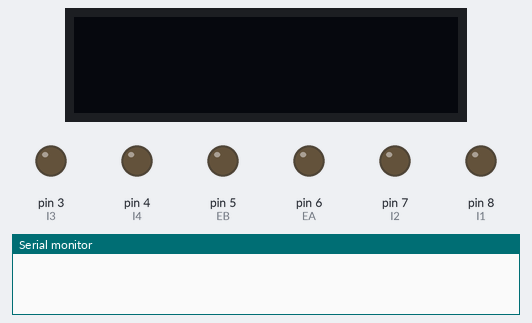
Recording of a sketch running on a simulated Arduino Uno, built with avr-gcc and run on an emulated ATmega328P. Shown: 128×32 one-colour display, output pins drawn as LEDs (lit = HIGH), the last lines printed to the serial monitor.

Above: at 0.1 s.
At 1.38 s:
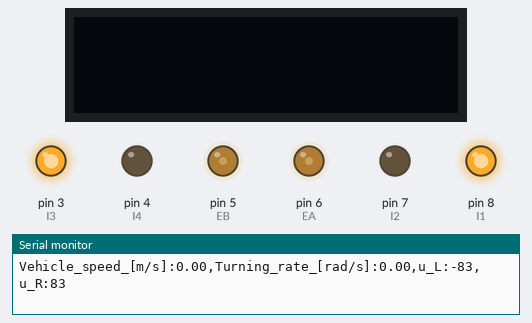
At 2.08 s:
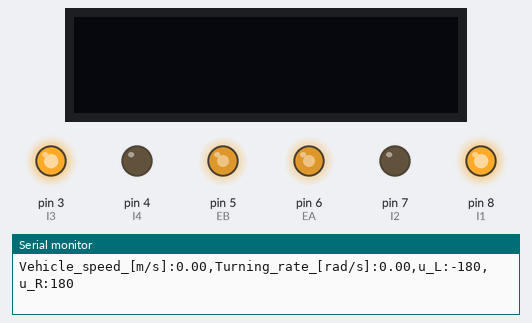
At 2.7 s:
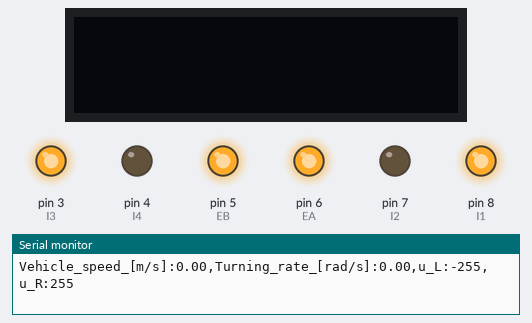
Timing chart, 0 to 4.2 s (numbered marks = the images above):
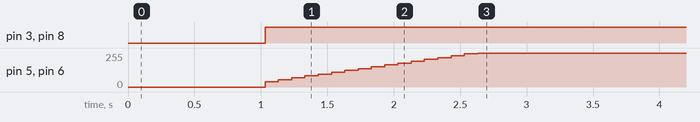

The sketch:

PI_Control.ino
```cpp
// (licence header left out)
// LIBRARIES
#include <SPI.h>
#include <Wire.h>
#include <Adafruit_GFX.h>
#include <Adafruit_SSD1306.h>
#include <String.h>

// OLED SCREEN SETUP
#define SCREEN_WIDTH 128     // OLED display width, in pixels
#define SCREEN_HEIGHT 32     // OLED display height, in pixels
#define OLED_RESET -1        // Reset pin # (or -1 if sharing Arduino reset pin)
#define SCREEN_ADDRESS 0x3C  ///< See datasheet for Address; 0x3D for 128x64, 0x3C for 128x32
Adafruit_SSD1306 display(SCREEN_WIDTH, SCREEN_HEIGHT, &Wire, OLED_RESET);

/* PIN CONNECTIONS */

// Left wheel PWM control
int EB = 5;  // Wheel PWM pin (must be a PWM pin)
int I3 = 3;  // Wheel direction digital pin 1
int I4 = 4;  // Wheel direction digital pin 2

// Right wheel PWM control
int EA = 6;  // Wheel PWM pin (must be a PWM pin)
int I1 = 8;  // Wheel direction digital pin 1
int I2 = 7;  // Wheel direction digital pin 2

// Left wheel encoder digital pins
const byte SIGNAL_AL = 11;  // green wire
const byte SIGNAL_BL = 12;  // yellow wire

// Right wheel encoder digital pins
const byte SIGNAL_AR = 9;   // green wire
const byte SIGNAL_BR = 10;  // yellow wire

/* USEFUL CONSTANTS */

// Encoder ticks per (motor) revolution (TPR)
const int TPR = 3000;

// Wheel radius [m]
const double RHO = 0.0625;

// Vehicle track [m]
const double ELL = 0.2775;

// Sampling interval for measurements in milliseconds
const int T = 100;

// Controller gains (use the same values for both wheels)
const double KP = 200.0;  // Proportional gain
const double KI = 100.0;  // Integral gain

/* VARIABLE DECLARATIONS */

// Motor PWM command variables [0-255]
short u_L = 0;
short u_R = 0;

// Counter to keep track of encoder ticks [integer]
volatile long encoder_ticks_L = 0;
volatile long encoder_ticks_R = 0;

// Variables to store estimated angular rates of wheels [rad/s]
double omega_L = 0.0;
double omega_R = 0.0;

// Variables to store estimated wheel speeds [m/s]
double v_L = 0.0;
double v_R = 0.0;

// Variables to store vehicle speed and turning rate
double v = 0.0;      // [m/s]
double omega = 0.0;  // [rad/s]

// Variables to store desired vehicle speed and turning rate
double v_d = 0.0;      // [m/s]
double omega_d = 0.0;  // [rad/s]

// Variable to store desired wheel speeds [m/s]
double v_Ld = 0.0;
double v_Rd = 0.0;

// Counters for milliseconds during interval
long t_now = 0;
long t_last = 0;

// Variables to store errors for controller
double e_L = 0.0;
double e_R = 0.0;
double e_Lint = 0.0;
double e_Rint = 0.0;

/* HELPER FUNCTIONS */

// This function applies PWM inputs (u_L and u_R) to the right and left wheels
void driveVehicle(short u_L, short u_R) {
  // LEFT WHEEL
  if (u_L < 0)  // If the controller calculated a negative input...
  {
    digitalWrite(I3, HIGH);  // Drive backward (left wheels)
    digitalWrite(I4, LOW);   // Drive backward (left wheels)

    analogWrite(EB, -u_L);  // Write left motors command
  } else                    // the controller calculated a positive input
  {
    digitalWrite(I3, LOW);   // Drive forward (left wheels)
    digitalWrite(I4, HIGH);  // Drive forward (left wheels)

    analogWrite(EB, u_L);  // Write left motors command
  }

  // RIGHT WHEEL
  if (u_R < 0)  // If the controller calculated a negative input...
  {
    digitalWrite(I1, LOW);   // Drive backward (right wheels)
    digitalWrite(I2, HIGH);  // Drive backward (right wheels)

    analogWrite(EA, -u_R);  // Write right motors command
  } else                    // the controller calculated a positive input
  {
    digitalWrite(I1, HIGH);  // Drive forward (right wheels)
    digitalWrite(I2, LOW);   // Drive forward (right wheels)

    analogWrite(EA, u_R);  // Write right motors command
  }
}

// This function is called when SIGNAL_AL (left encoder) goes HIGH
void decodeEncoderTicks_L() {
  if (digitalRead(SIGNAL_BL) == LOW) {
    // SIGNAL_A leads SIGNAL_B, so count one way
    encoder_ticks_L--;
  } else {
    // SIGNAL_B leads SIGNAL_A, so count the other way
    encoder_ticks_L++;
  }
}

// This function is called when SIGNAL_AR (right encoder) goes HIGH
void decodeEncoderTicks_R() {
  if (digitalRead(SIGNAL_BR) == LOW) {
    // SIGNAL_A leads SIGNAL_B, so count one way
    encoder_ticks_R++;
  } else {
    // SIGNAL_B leads SIGNAL_A, so count the other way
    encoder_ticks_R--;
  }
}

// Compute the wheel rate from elapsed time and encoder ticks [rad/s]
double compute_wheel_rate(long encoder_ticks, double delta_t) {
  double omega;
  omega = 2.0 * PI * ((double)encoder_ticks / (double)TPR) * 1000.0 / delta_t;
  return omega;
}

// Compute wheel speed [m/s]
double compute_wheel_speed(double omega_wheel) {
  double v_wheel;
  v_wheel = omega_wheel * RHO;
  return v_wheel;
}

// Compute vehicle speed [m/s]
double compute_vehicle_speed(double v_L, double v_R) {
  double v;
  v = 0.5 * (v_L + v_R);
  return v;
}

// Compute vehicle turning rate [rad/s]
double compute_vehicle_rate(double v_L, double v_R) {
  double omega;
  omega = 1.0 / ELL * (v_R - v_L);
  return omega;
}

// Compute v_L from v and omega
double compute_L_wheel_speed(double v, double omega) {
  double v_wheel = 0.0;
  v_wheel = v - ELL / 2.0 * omega;
  return v_wheel;
}

// Compute v_R from v and omega
double compute_R_wheel_speed(double v, double omega) {
  double v_wheel = 0.0;
  v_wheel = v + ELL / 2.0 * omega;
  return v_wheel;
}

// Wheel speed PI controller function
short PI_controller(double e_now, double e_int, double k_P, double k_I) {
  short u;
  u = (short)(k_P * e_now + k_I * e_int);

  // Saturation (i.e., maximum input) detection
  if (u > 255) {
    u = 255;
  } else if (u < -255) {
    u = -255;
  }
  return u;
}

/* SETUP FUNCTION */

void setup() {
  // Open the serial port at 9600 bps
  Serial.begin(9600);

  //check if oled monitor is on
  if (!display.begin(SSD1306_SWITCHCAPVCC, SCREEN_ADDRESS)) {
    for (;;)
      ;  // Don't proceed, loop forever
  }

  // Configure digital pins for output
  pinMode(EA, OUTPUT);
  pinMode(I1, OUTPUT);
  pinMode(I2, OUTPUT);

  // Configure digital pins for output
  pinMode(EB, OUTPUT);
  pinMode(I3, OUTPUT);
  pinMode(I4, OUTPUT);

  // Set the pin modes for the encoders
  pinMode(SIGNAL_AL, INPUT);
  pinMode(SIGNAL_BL, INPUT);
  pinMode(SIGNAL_AR, INPUT);
  pinMode(SIGNAL_BR, INPUT);

  // Send 0 PWM commands
  analogWrite(EA, 0);
  analogWrite(EB, 0);

  // Send brake signals to motor driver
  digitalWrite(I1, LOW);
  digitalWrite(I2, LOW);
  digitalWrite(I3, LOW);
  digitalWrite(I4, LOW);

  // Every time the pin goes high, this is a pulse; enable the interrupts
  attachInterrupt(digitalPinToInterrupt(SIGNAL_AL), decodeEncoderTicks_L,
                  RISING);
  attachInterrupt(digitalPinToInterrupt(SIGNAL_AR), decodeEncoderTicks_R,
                  RISING);

  // Pause for a second (perhaps unnecessary)
  delay(1000);

  // Print a message
  Serial.print("Program initialized.");
  Serial.print("\n");
}

/* MAIN PROGRAM LOOP */

void loop() {
  //SERIAL COMMUNICATION CODE
  // if (Serial.available() > 0) {
  //   String message = Serial.readStringUntil('\n');
  // }

  // //capture values for speed from message array
  // String left_speed = message.substring(1, a.indexOf(","));
  // String right_speed = message.substring(5, a.indexOf("]"));

  // left_speed = left_speed.toInt();
  // right_speed = right_speed.toInt();

  //left_wheel_ctrl(left_speed)
  //right_wheel_ctrl(right_speed)

  //PID CONTROLLER CODE
  // Get the elapsed time [ms]
  t_now = millis();

  // Perform control update every T milliseconds
  if (t_now - t_last >= T) {

    // Set the desired vehicle speed and turning rate
    v_d = 0.0;      // [m/s]
    omega_d = 1.0;  // [rad/s]

    // Estimate the rotational speed of each wheel [rad/s]
    omega_L = compute_wheel_rate(encoder_ticks_L, (double)(t_now - t_last));
    omega_R = compute_wheel_rate(encoder_ticks_R, (double)(t_now - t_last));

    // Compute the speed of each wheel [m/s]
    v_L = compute_wheel_speed(omega_L);
    v_R = compute_wheel_speed(omega_R);

    // Compute the speed of the vehicle [m/s]
    v = compute_vehicle_speed(v_L, v_R);

    // Compute the turning rate of the vehicle [rad/s]
    omega = compute_vehicle_rate(v_L, v_R);

    // Record the current time [ms]
    t_last = t_now;

    // Reset the encoder ticks counter
    encoder_ticks_L = 0;
    encoder_ticks_R = 0;

    // Compute the desired wheel speeds from v_d and omega_d
    v_Ld = compute_L_wheel_speed(v_d, omega_d);
    v_Rd = compute_R_wheel_speed(v_d, omega_d);

    // Compute errors
    e_L = v_Ld - v_L;
    e_R = v_Rd - v_R;

    // Integrate errors with anti-windup
    if (abs(u_L) < 255) {
      e_Lint += e_L;
    }
    if (abs(u_R) < 255) {
      e_Rint += e_R;
    }

    // Compute control signals using PI controller
    u_L = PI_controller(e_L, e_Lint, KP, KI);
    u_R = PI_controller(e_R, e_Rint, KP, KI);

    // Drive the vehicle
    driveVehicle(u_L, u_R);

    // Print some stuff to the serial monitor (or plotter)
    Serial.print("Vehicle_speed_[m/s]:");
    Serial.print(v);
    Serial.print(",");
    Serial.print("Turning_rate_[rad/s]:");
    Serial.print(omega);
    Serial.print(",");
    Serial.print("u_L:");
    Serial.print(u_L);
    Serial.print(",");
    Serial.print("u_R:");
    Serial.print(u_R);
    Serial.print("\n");
  }
}

void left_wheel_ctrl(int uB) {
  // Input selected direction
  digitalWrite(I3, HIGH);
  digitalWrite(I4, LOW);

  // PWM control for each side of robot to the motor driver
  analogWrite(EB, uB);  // left side
}

void right_wheel_ctrl(int uA) {
  // Input selected direction
  digitalWrite(I1, HIGH);
  digitalWrite(I2, LOW);

  // PWM control for each side of robot to the motor driver
  analogWrite(EA, uA);  // right side
}
```

Measured:
- by itself, pin 3 (I3), pin 8 (I1): LOW → HIGH at 1.0 s
- by itself, pin 5 (EB), pin 6 (EA): moves from 0/255 to 255/255 over 1.6 s
